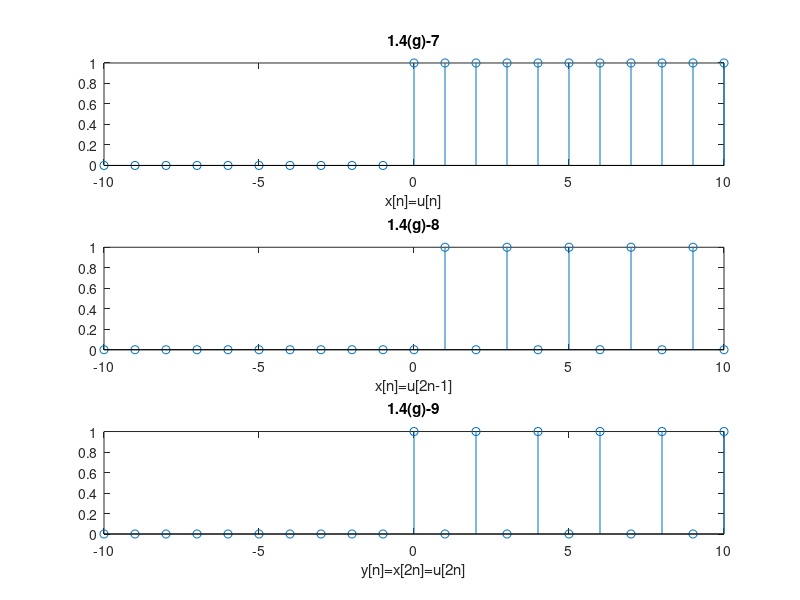

Recreate this plot in MATLAB.
%可逆性分析
n=-10:1:10;
x1=[zeros(1,10) ones(1,11)];
x2=[zeros(1,11) 1 0 1 0 1 0 1 0 1 0];
x3=[zeros(1,10) 1 0 1 0 1 0 1 0 1 0 1];

subplot(3,1,1);
stem(n,x1);
title('1.4(g)-7');
xlabel('x[n]=u[n]');
subplot(3,1,2);
stem(n,x2);
title('1.4(g)-8');
xlabel('x[n]=u[2n-1]');
subplot(3,1,3);
stem(n,x3);
title('1.4(g)-9');
xlabel('y[n]=x[2n]=u[2n]');

saveas(gcf, "LAB1/P1_4_g3_out.png")